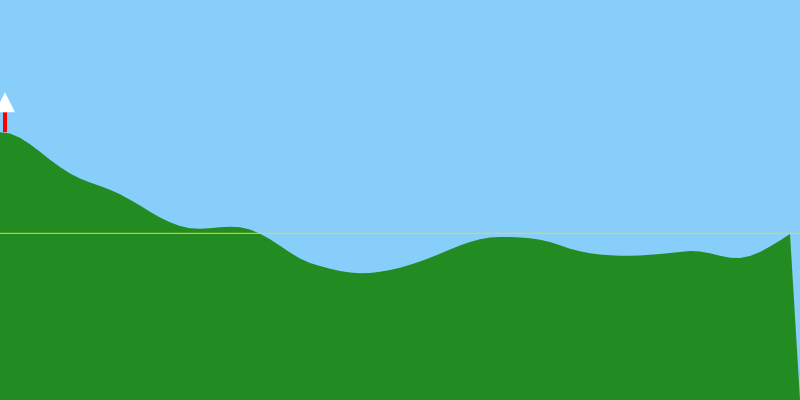
Frame 1 (no input)
Frame 60 (no input): identical to frame 1, image omitted
Frame 120 (the mouse pressed at the canvas centre since frame 60): identical to frame 1, image omitted

The p5.js sketch that drew this single still picture (run headless with seeded random() and noise() and a simulated clock; from frame 60 on, the mouse is pressed at the canvas centre):

// p5.js sketch
// ── sketch.js
let rectWidth = 10; 
let noiseOffset = 0; 
let heights;
let isDay = true;

function setup() {
  createCanvas(800, 400);
  heights = new Array(floor(width / rectWidth));
  generateTerrain();
}

function draw() {
 
  if (isDay) {
    background(135, 206, 250); // light blue for day 
  } else {
    background(25, 25, 112); // dark blue for night 
  }

  drawTerrain();
  drawFlagAtHighestPeak();
  drawAverageHeightLine();
  
  noiseOffset += 0.005; 
}


function generateTerrain() {
  let noiseVal = noiseOffset;  // start at current noise 
  for (let i = 0; i < heights.length; i++) {
    heights[i] = noise(noiseVal) * height; // noise for heights
    noiseVal += 0.02; //  smoother transition
  }
}


function drawTerrain() {
  noStroke();
  fill(34, 139, 34); // green color terrain 
  
  beginShape();
  vertex(0, height); // start at left
  for (let i = 0; i < heights.length; i++) {
    vertex(i * rectWidth, height - heights[i]); // draw to the height
  }
  vertex(width, height); // draw to right
  endShape(CLOSE); // Close 
}

function drawFlagAtHighestPeak() {
  let highest = -1;
  let peakIndex = -1;

  
  for (let i = 0; i < heights.length; i++) {  // find the higest peak
    if (heights[i] > highest) {
      highest = heights[i];
      peakIndex = i;
    }
  }

  // flag at the peak
  if (peakIndex !== -1) {
    drawFlag(peakIndex * rectWidth + rectWidth / 2, height - highest);
  }
}

// draw the flag
function drawFlag(x, y) {
  fill(255, 0, 0); // Red color for flag
  rect(x - 2, y - 20, 4, 20); // flag pole
  fill(255); // white flag
  triangle(x - 10, y - 20, x + 10, y - 20, x, y - 40); // flag triangle
}

// buttons ........................................................................................
function keyPressed() {
  if (keyCode === LEFT_ARROW) {
    rectWidth = max(1, rectWidth - 1); // decrease width
  } else if (keyCode === RIGHT_ARROW) {
    rectWidth++;                      // increase width
  } else if (keyCode === 32) {        // spacebar to change background day/night
    isDay = !isDay; 
  }
  generateTerrain(); 
}

// draw height line
function drawAverageHeightLine() {
  let totalHeight = 0;
  
  // calculate average height
  for (let h of heights) {
    totalHeight += h;
  }
  let averageHeight = totalHeight / heights.length;
  
  stroke(255, 215, 0); // gold color for  height line
  line(0, height - averageHeight, width, height - averageHeight);
}
